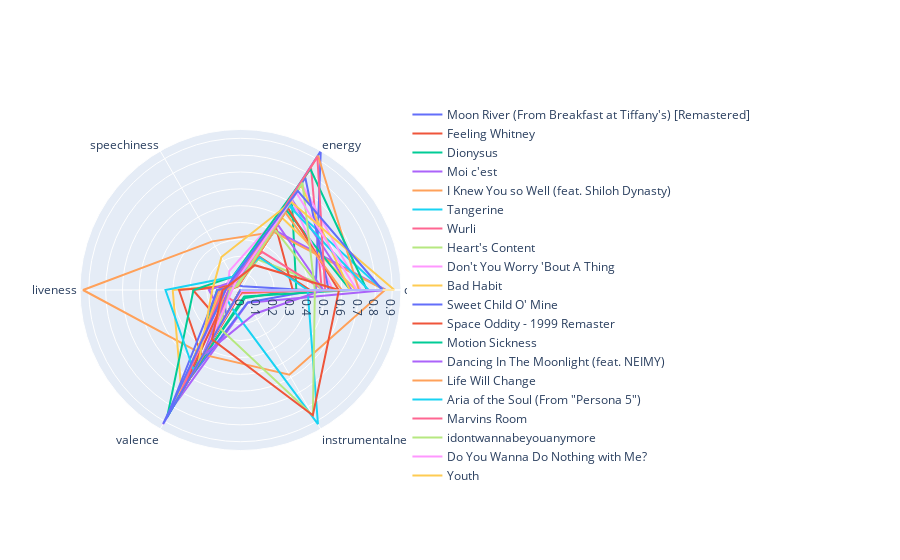
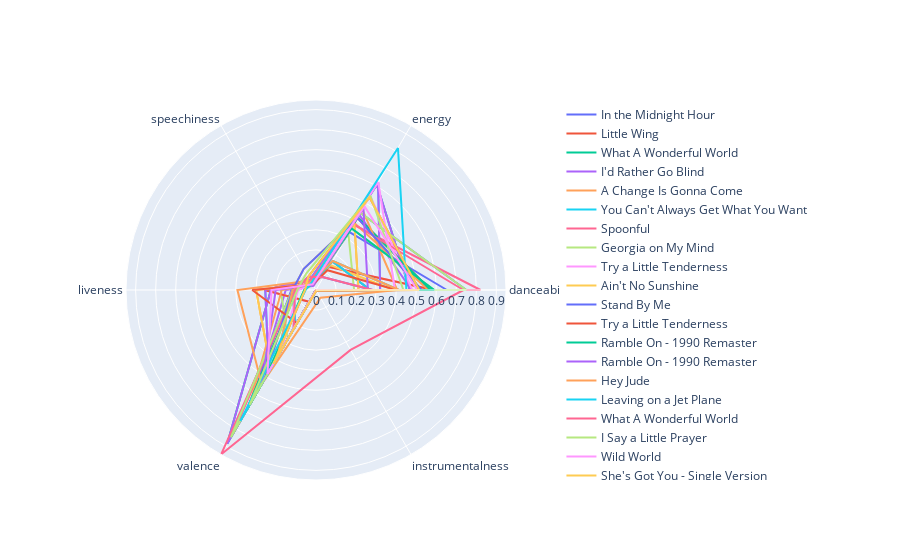

Source (notebook cell) for these figures, in order:
### Markdown cell above
(N) These radar plots represent the fruits of a lot of experimentation, and an effort to find the best way to display differences between our datasets with this tool. A few pitfalls included: tempo and loudness values distorting the entire plot (which we removed to solve the issue), an uncertainty in which values to plot; and uncertainty around the proper sample size. In the end, we went with a sample size of half the total dataset, and plotted danceability, speechiness, liveness, valence, instrumentalness, and energy.

### Code cell
import plotly.graph_objects as go
import plotly.offline as pyo
length = round(len(playlist_20s) / 2)
length2 = round(len(playlist_top_40s) / 2)
input_data = playlist_20s.sample(length).copy()
input_data_2 = playlist_top_40s.sample(length2).copy()
feature_columns = ["danceability", "energy", "speechiness", "liveness","valence","instrumentalness","danceability"]
def createRadarElement(row, feature_cols):
    return go.Scatterpolar(
        r = row[feature_cols].values.tolist(), 
        theta = feature_cols, 
        mode = 'lines', 
        name = row['track_name'])
data = list(input_data.apply(createRadarElement, axis=1, args=(feature_columns, )))  
fig = go.Figure(data, )
fig.show()
data2 = list(input_data_2.apply(createRadarElement, axis=1, args=(feature_columns, )))  
fig2 = go.Figure(data2, )
fig2.show()

### Figure 1 — Plotly figure (JSON) as saved in the notebook; plotly's stock layout.template omitted (floating-point values rounded to 4 significant figures)
{"data": [{"mode": "lines", "name": "Moon River (From Breakfast at Tiffany's) [Remastered]", "r": [0.381, 0.0251, 0.0327, 0.099, 0.173, 0.00109, 0.381], "theta": ["danceability", "energy", "speechiness", "liveness", "valence", "instrumentalness", "danceability"], "type": "scatterpolar"}, {"mode": "lines", "name": "Feeling Whitney", "r": [0.412, 0.227, 0.0359, 0.282, 0.226, 4.69e-06, 0.412], "theta": ["danceability", "energy", "speechiness", "liveness", "valence", "instrumentalness", "danceability"], "type": "scatterpolar"}, {"mode": "lines", "name": "Dionysus", "r": [0.331, 0.61, 0.0293, 0.14, 0.55, 0.0548, 0.331], "theta": ["danceability", "energy", "speechiness", "liveness", "valence", "instrumentalness", "danceability"], "type": "scatterpolar"}, {"mode": "lines", "name": "Moi c'est", "r": [0.862, 0.409, 0.0399, 0.0927, 0.8, 0.0871, 0.862], "theta": ["danceability", "energy", "speechiness", "liveness", "valence", "instrumentalness", "danceability"], "type": "scatterpolar"}, {"mode": "lines", "name": "I Knew You so Well (feat. Shiloh Dynasty)", "r": [0.857, 0.397, 0.333, 0.934, 0.443, 0.58, 0.857], "theta": ["danceability", "energy", "speechiness", "liveness", "valence", "instrumentalness", "danceability"], "type": "scatterpolar"}, {"mode": "lines", "name": "Tangerine", "r": [0.845, 0.583, 0.0773, 0.1, 0.842, 0.000536, 0.845], "theta": ["danceability", "energy", "speechiness", "liveness", "valence", "instrumentalness", "danceability"], "type": "scatterpolar"}, {"mode": "lines", "name": "Wurli", "r": [0.482, 0.837, 0.0639, 0.132, 0.0787, 0.0216, 0.482], "theta": ["danceability", "energy", "speechiness", "liveness", "valence", "instrumentalness", "danceability"], "type": "scatterpolar"}, {"mode": "lines", "name": "Heart's Content", "r": [0.564, 0.209, 0.0317, 0.107, 0.402, 3.99e-05, 0.564], "theta": ["danceability", "energy", "speechiness", "liveness", "valence", "instrumentalness", "danceability"], "type": "scatterpolar"}, {"mode": "lines", "name": "Don't You Worry 'Bout A Thing", "r": [0.714, 0.726, 0.0408, 0.066, 0.92, 0, 0.714], "theta": ["danceability", "energy", "speechiness", "liveness", "valence", "instrumentalness", "danceability"], "type": "scatterpolar"}, {"mode": "lines", "name": "Bad Habit", "r": [0.686, 0.494, 0.0355, 0.402, 0.7, 5.8e-05, 0.686], "theta": ["danceability", "energy", "speechiness", "liveness", "valence", "instrumentalness", "danceability"], "type": "scatterpolar"}, {"mode": "lines", "name": "Sweet Child O' Mine", "r": [0.446, 0.952, 0.0523, 0.112, 0.624, 0.0857, 0.446], "theta": ["danceability", "energy", "speechiness", "liveness", "valence", "instrumentalness", "danceability"], "type": "scatterpolar"}, {"mode": "lines", "name": "Space Oddity - 1999 Remaster", "r": [0.31, 0.423, 0.0324, 0.365, 0.457, 1.35e-05, 0.31], "theta": ["danceability", "energy", "speechiness", "liveness", "valence", "instrumentalness", "danceability"], "type": "scatterpolar"}, {"mode": "lines", "name": "Motion Sickness", "r": [0.651, 0.546, 0.0357, 0.0842, 0.623, 0.0437, 0.651], "theta": ["danceability", "energy", "speechiness", "liveness", "valence", "instrumentalness", "danceability"], "type": "scatterpolar"}, {"mode": "lines", "name": "Dancing In The Moonlight (feat. NEIMY)", "r": [0.659, 0.615, 0.0644, 0.187, 0.193, 0, 0.659], "theta": ["danceability", "energy", "speechiness", "liveness", "valence", "instrumentalness", "danceability"], "type": "scatterpolar"}, {"mode": "lines", "name": "Life Will Change", "r": [0.702, 0.92, 0.0363, 0.127, 0.625, 0.0133, 0.702], "theta": ["danceability", "energy", "speechiness", "liveness", "valence", "instrumentalness", "danceability"], "type": "scatterpolar"}, {"mode": "lines", "name": "Aria of the Soul (From \"Persona 5\")", "r": [0.398, 0.224, 0.0622, 0.106, 0.114, 0.919, 0.398], "theta": ["danceability", "energy", "speechiness", "liveness", "valence", "instrumentalness", "danceability"], "type": "scatterpolar"}, {"mode": "lines", "name": "Marvins Room", "r": [0.492, 0.26, 0.0921, 0.0705, 0.312, 0.00178, 0.492], "theta": ["danceability", "energy", "speechiness", "liveness", "valence", "instrumentalness", "danceability"], "type": "scatterpolar"}, {"mode": "lines", "name": "idontwannabeyouanymore", "r": [0.483, 0.412, 0.0402, 0.116, 0.247, 0, 0.483], "theta": ["danceability", "energy", "speechiness", "liveness", "valence", "instrumentalness", "danceability"], "type": "scatterpolar"}, {"mode": "lines", "name": "Do You Wanna Do Nothing with Me?", "r": [0.548, 0.611, 0.131, 0.0762, 0.725, 0.00247, 0.548], "theta": ["danceability", "energy", "speechiness", "liveness", "valence", "instrumentalness", "danceability"], "type": "scatterpolar"}, {"mode": "lines", "name": "Youth", "r": [0.648, 0.718, 0.0298, 0.112, 0.785, 0.00156, 0.648], "theta": ["danceability", "energy", "speechiness", "liveness", "valence", "instrumentalness", "danceability"], "type": "scatterpolar"}, {"mode": "lines", "name": "There Is a Light That Never Goes Out - 2011 Remaster", "r": [0.523, 0.769, 0.0269, 0.136, 0.876, 0, 0.523], "theta": ["danceability", "energy", "speechiness", "liveness", "valence", "instrumentalness", "danceability"], "type": "scatterpolar"}, {"mode": "lines", "name": "Suspended From Class", "r": [0.582, 0.562, 0.0258, 0.0682, 0.707, 0.0126, 0.582], "theta": ["danceability", "energy", "speechiness", "liveness", "valence", "instrumentalness", "danceability"], "type": "scatterpolar"}, {"mode": "lines", "name": "Photo ID (with Dominic Fike)", "r": [0.75, 0.829, 0.0915, 0.279, 0.87, 0, 0.75], "theta": ["danceability", "energy", "speechiness", "liveness", "valence", "instrumentalness", "danceability"], "type": "scatterpolar"}, {"mode": "lines", "name": "Basal Metabolism (Based On How Long Has This Been Going On)", "r": [0.491, 0.445, 0.074, 0.0694, 0.451, 0.164, 0.491], "theta": ["danceability", "energy", "speechiness", "liveness", "valence", "instrumentalness", "danceability"], "type": "scatterpolar"}, {"mode": "lines", "name": "Rocket Man (I Think It's Going To Be A Long, Long Time)", "r": [0.601, 0.532, 0.0286, 0.0925, 0.341, 6.25e-06, 0.601], "theta": ["danceability", "energy", "speechiness", "liveness", "valence", "instrumentalness", "danceability"], "type": "scatterpolar"}, {"mode": "lines", "name": "Encinitas", "r": [0.76, 0.577, 0.0908, 0.445, 0.553, 0.00352, 0.76], "theta": ["danceability", "energy", "speechiness", "liveness", "valence", "instrumentalness", "danceability"], "type": "scatterpolar"}, {"mode": "lines", "name": "Smells Like Teen Spirit", "r": [0.502, 0.912, 0.0564, 0.106, 0.72, 0.000173, 0.502], "theta": ["danceability", "energy", "speechiness", "liveness", "valence", "instrumentalness", "danceability"], "type": "scatterpolar"}, {"mode": "lines", "name": "The Battle for Everyone's Souls (From \"Persona 3\")", "r": [0.441, 0.735, 0.0331, 0.0611, 0.256, 0.859, 0.441], "theta": ["danceability", "energy", "speechiness", "liveness", "valence", "instrumentalness", "danceability"], "type": "scatterpolar"}, {"mode": "lines", "name": "Hypotheticals", "r": [0.69, 0.664, 0.0562, 0.0496, 0.383, 0.00762, 0.69], "theta": ["danceability", "energy", "speechiness", "liveness", "valence", "instrumentalness", "danceability"], "type": "scatterpolar"}, {"mode": "lines", "name": "Lost", "r": [0.913, 0.603, 0.226, 0.167, 0.497, 0.000503, 0.913], "theta": ["danceability", "energy", "speechiness", "liveness", "valence", "instrumentalness", "danceability"], "type": "scatterpolar"}, {"mode": "lines", "name": "Right As Rain", "r": [0.842, 0.679, 0.0846, 0.0891, 0.918, 0, 0.842], "theta": ["danceability", "energy", "speechiness", "liveness", "valence", "instrumentalness", "danceability"], "type": "scatterpolar"}, {"mode": "lines", "name": "Kass's Theme (From \"The Legend of Zelda: Breath of the Wild\") [Piano Version]", "r": [0.584, 0.17, 0.0641, 0.106, 0.338, 0.858, 0.584], "theta": ["danceability", "energy", "speechiness", "liveness", "valence", "instrumentalness", "danceability"], "type": "scatterpolar"}], "layout": {}}

### Figure 2 — Plotly figure (JSON) as saved in the notebook; plotly's stock layout.template omitted (floating-point values rounded to 4 significant figures)
{"data": [{"mode": "lines", "name": "In the Midnight Hour", "r": [0.75, 0.444, 0.0403, 0.118, 0.849, 3.69e-06, 0.75], "theta": ["danceability", "energy", "speechiness", "liveness", "valence", "instrumentalness", "danceability"], "type": "scatterpolar"}, {"mode": "lines", "name": "Little Wing", "r": [0.515, 0.534, 0.0768, 0.0547, 0.426, 0.00278, 0.515], "theta": ["danceability", "energy", "speechiness", "liveness", "valence", "instrumentalness", "danceability"], "type": "scatterpolar"}, {"mode": "lines", "name": "What A Wonderful World", "r": [0.271, 0.165, 0.0351, 0.118, 0.203, 1.6e-06, 0.271], "theta": ["danceability", "energy", "speechiness", "liveness", "valence", "instrumentalness", "danceability"], "type": "scatterpolar"}, {"mode": "lines", "name": "I'd Rather Go Blind", "r": [0.477, 0.433, 0.0247, 0.151, 0.611, 0.000195, 0.477], "theta": ["danceability", "energy", "speechiness", "liveness", "valence", "instrumentalness", "danceability"], "type": "scatterpolar"}, {"mode": "lines", "name": "A Change Is Gonna Come", "r": [0.212, 0.383, 0.0347, 0.299, 0.452, 0, 0.212], "theta": ["danceability", "energy", "speechiness", "liveness", "valence", "instrumentalness", "danceability"], "type": "scatterpolar"}, {"mode": "lines", "name": "You Can't Always Get What You Want", "r": [0.32, 0.62, 0.0594, 0.253, 0.472, 6.36e-05, 0.32], "theta": ["danceability", "energy", "speechiness", "liveness", "valence", "instrumentalness", "danceability"], "type": "scatterpolar"}, {"mode": "lines", "name": "Spoonful", "r": [0.821, 0.376, 0.0487, 0.106, 0.824, 1.39e-05, 0.821], "theta": ["danceability", "energy", "speechiness", "liveness", "valence", "instrumentalness", "danceability"], "type": "scatterpolar"}, {"mode": "lines", "name": "Georgia on My Mind", "r": [0.19, 0.323, 0.0303, 0.176, 0.281, 2.17e-06, 0.19], "theta": ["danceability", "energy", "speechiness", "liveness", "valence", "instrumentalness", "danceability"], "type": "scatterpolar"}, {"mode": "lines", "name": "Try a Little Tenderness", "r": [0.587, 0.133, 0.0565, 0.258, 0.068, 2.26e-05, 0.587], "theta": ["danceability", "energy", "speechiness", "liveness", "valence", "instrumentalness", "danceability"], "type": "scatterpolar"}, {"mode": "lines", "name": "Ain't No Sunshine", "r": [0.527, 0.415, 0.122, 0.117, 0.515, 1.72e-05, 0.527], "theta": ["danceability", "energy", "speechiness", "liveness", "valence", "instrumentalness", "danceability"], "type": "scatterpolar"}, {"mode": "lines", "name": "Stand By Me", "r": [0.653, 0.334, 0.0313, 0.123, 0.665, 3.47e-05, 0.653], "theta": ["danceability", "energy", "speechiness", "liveness", "valence", "instrumentalness", "danceability"], "type": "scatterpolar"}, {"mode": "lines", "name": "Try a Little Tenderness", "r": [0.587, 0.133, 0.0565, 0.258, 0.068, 2.26e-05, 0.587], "theta": ["danceability", "energy", "speechiness", "liveness", "valence", "instrumentalness", "danceability"], "type": "scatterpolar"}, {"mode": "lines", "name": "Ramble On - 1990 Remaster", "r": [0.468, 0.607, 0.0336, 0.225, 0.886, 0.000852, 0.468], "theta": ["danceability", "energy", "speechiness", "liveness", "valence", "instrumentalness", "danceability"], "type": "scatterpolar"}, {"mode": "lines", "name": "Ramble On - 1990 Remaster", "r": [0.468, 0.607, 0.0336, 0.225, 0.886, 0.000852, 0.468], "theta": ["danceability", "energy", "speechiness", "liveness", "valence", "instrumentalness", "danceability"], "type": "scatterpolar"}, {"mode": "lines", "name": "Hey Jude", "r": [0.561, 0.385, 0.0323, 0.171, 0.664, 0.000496, 0.561], "theta": ["danceability", "energy", "speechiness", "liveness", "valence", "instrumentalness", "danceability"], "type": "scatterpolar"}, {"mode": "lines", "name": "Leaving on a Jet Plane", "r": [0.414, 0.167, 0.0484, 0.117, 0.384, 0, 0.414], "theta": ["danceability", "energy", "speechiness", "liveness", "valence", "instrumentalness", "danceability"], "type": "scatterpolar"}, {"mode": "lines", "name": "What A Wonderful World", "r": [0.271, 0.165, 0.0351, 0.118, 0.203, 1.6e-06, 0.271], "theta": ["danceability", "energy", "speechiness", "liveness", "valence", "instrumentalness", "danceability"], "type": "scatterpolar"}, {"mode": "lines", "name": "I Say a Little Prayer", "r": [0.59, 0.355, 0.0352, 0.0585, 0.499, 0, 0.59], "theta": ["danceability", "energy", "speechiness", "liveness", "valence", "instrumentalness", "danceability"], "type": "scatterpolar"}, {"mode": "lines", "name": "Wild World", "r": [0.48, 0.542, 0.0348, 0.113, 0.567, 0.000609, 0.48], "theta": ["danceability", "energy", "speechiness", "liveness", "valence", "instrumentalness", "danceability"], "type": "scatterpolar"}, {"mode": "lines", "name": "She's Got You - Single Version", "r": [0.388, 0.143, 0.0416, 0.1, 0.578, 0.000865, 0.388], "theta": ["danceability", "energy", "speechiness", "liveness", "valence", "instrumentalness", "danceability"], "type": "scatterpolar"}, {"mode": "lines", "name": "Dream A Little Dream Of Me", "r": [0.283, 0.0738, 0.0763, 0.105, 0.223, 0, 0.283], "theta": ["danceability", "energy", "speechiness", "liveness", "valence", "instrumentalness", "danceability"], "type": "scatterpolar"}, {"mode": "lines", "name": "My Girl", "r": [0.572, 0.418, 0.0349, 0.0961, 0.694, 0, 0.572], "theta": ["danceability", "energy", "speechiness", "liveness", "valence", "instrumentalness", "danceability"], "type": "scatterpolar"}, {"mode": "lines", "name": "My Girl", "r": [0.572, 0.418, 0.0349, 0.0961, 0.694, 0, 0.572], "theta": ["danceability", "energy", "speechiness", "liveness", "valence", "instrumentalness", "danceability"], "type": "scatterpolar"}, {"mode": "lines", "name": "You Can't Always Get What You Want", "r": [0.32, 0.62, 0.0594, 0.253, 0.472, 6.36e-05, 0.32], "theta": ["danceability", "energy", "speechiness", "liveness", "valence", "instrumentalness", "danceability"], "type": "scatterpolar"}, {"mode": "lines", "name": "Hurdy Gurdy Man", "r": [0.405, 0.463, 0.0542, 0.392, 0.542, 0.0442, 0.405], "theta": ["danceability", "energy", "speechiness", "liveness", "valence", "instrumentalness", "danceability"], "type": "scatterpolar"}, {"mode": "lines", "name": "What A Wonderful World", "r": [0.271, 0.165, 0.0351, 0.118, 0.203, 1.6e-06, 0.271], "theta": ["danceability", "energy", "speechiness", "liveness", "valence", "instrumentalness", "danceability"], "type": "scatterpolar"}, {"mode": "lines", "name": "Oye Como Va", "r": [0.736, 0.379, 0.0539, 0.104, 0.948, 0.345, 0.736], "theta": ["danceability", "energy", "speechiness", "liveness", "valence", "instrumentalness", "danceability"], "type": "scatterpolar"}, {"mode": "lines", "name": "In the Midnight Hour", "r": [0.75, 0.444, 0.0403, 0.118, 0.849, 3.69e-06, 0.75], "theta": ["danceability", "energy", "speechiness", "liveness", "valence", "instrumentalness", "danceability"], "type": "scatterpolar"}, {"mode": "lines", "name": "Behind Blue Eyes", "r": [0.394, 0.622, 0.0336, 0.0892, 0.342, 4.45e-05, 0.394], "theta": ["danceability", "energy", "speechiness", "liveness", "valence", "instrumentalness", "danceability"], "type": "scatterpolar"}, {"mode": "lines", "name": "A Change Is Gonna Come", "r": [0.212, 0.383, 0.0347, 0.299, 0.452, 0, 0.212], "theta": ["danceability", "energy", "speechiness", "liveness", "valence", "instrumentalness", "danceability"], "type": "scatterpolar"}, {"mode": "lines", "name": "Ain't No Sunshine", "r": [0.527, 0.415, 0.122, 0.117, 0.515, 1.72e-05, 0.527], "theta": ["danceability", "energy", "speechiness", "liveness", "valence", "instrumentalness", "danceability"], "type": "scatterpolar"}, {"mode": "lines", "name": "Bird on the Wire", "r": [0.402, 0.114, 0.0321, 0.318, 0.191, 0.0024, 0.402], "theta": ["danceability", "energy", "speechiness", "liveness", "valence", "instrumentalness", "danceability"], "type": "scatterpolar"}, {"mode": "lines", "name": "I Say a Little Prayer", "r": [0.59, 0.355, 0.0352, 0.0585, 0.499, 0, 0.59], "theta": ["danceability", "energy", "speechiness", "liveness", "valence", "instrumentalness", "danceability"], "type": "scatterpolar"}, {"mode": "lines", "name": "Strangers In The Night", "r": [0.259, 0.473, 0.0295, 0.201, 0.539, 0, 0.259], "theta": ["danceability", "energy", "speechiness", "liveness", "valence", "instrumentalness", "danceability"], "type": "scatterpolar"}, {"mode": "lines", "name": "Leaving on a Jet Plane", "r": [0.414, 0.167, 0.0484, 0.117, 0.384, 0, 0.414], "theta": ["danceability", "energy", "speechiness", "liveness", "valence", "instrumentalness", "danceability"], "type": "scatterpolar"}, {"mode": "lines", "name": "Turn! Turn! Turn! (To Everything There Is a Season)", "r": [0.451, 0.818, 0.0439, 0.052, 0.755, 2.92e-05, 0.451], "theta": ["danceability", "energy", "speechiness", "liveness", "valence", "instrumentalness", "danceability"], "type": "scatterpolar"}, {"mode": "lines", "name": "Dream A Little Dream Of Me", "r": [0.283, 0.0738, 0.0763, 0.105, 0.223, 0, 0.283], "theta": ["danceability", "energy", "speechiness", "liveness", "valence", "instrumentalness", "danceability"], "type": "scatterpolar"}, {"mode": "lines", "name": "Sinnerman", "r": [0.436, 0.543, 0.0962, 0.0937, 0.663, 9.35e-06, 0.436], "theta": ["danceability", "energy", "speechiness", "liveness", "valence", "instrumentalness", "danceability"], "type": "scatterpolar"}, {"mode": "lines", "name": "The Night They Drove Old Dixie Down", "r": [0.505, 0.483, 0.0334, 0.222, 0.484, 0, 0.505], "theta": ["danceability", "energy", "speechiness", "liveness", "valence", "instrumentalness", "danceability"], "type": "scatterpolar"}, {"mode": "lines", "name": "Little Wing", "r": [0.515, 0.534, 0.0768, 0.0547, 0.426, 0.00278, 0.515], "theta": ["danceability", "energy", "speechiness", "liveness", "valence", "instrumentalness", "danceability"], "type": "scatterpolar"}], "layout": {}}
